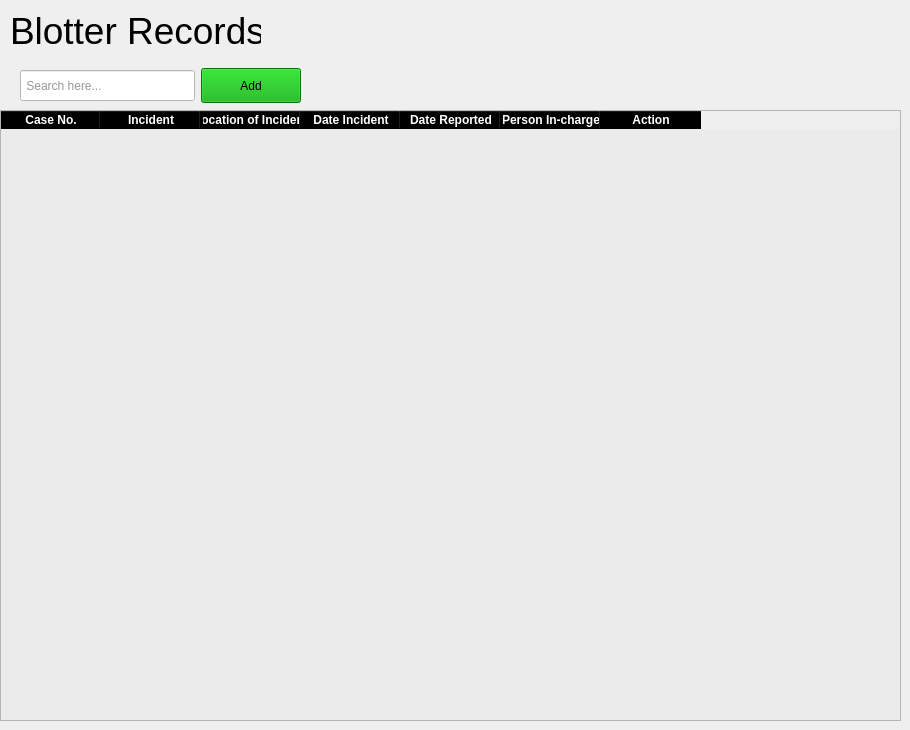
          <widget class="QWidget" name="page_6">
           <widget class="QLabel" name="label_14">
            <property name="geometry">
             <rect>
              <x>10</x>
              <y>10</y>
              <width>251</width>
              <height>41</height>
             </rect>
            </property>
            <property name="font">
             <font>
              <pointsize>28</pointsize>
             </font>
            </property>
            <property name="styleSheet">
             <string notr="true">color: rgb(0, 0, 0);</string>
            </property>
            <property name="text">
             <string>Blotter Records</string>
            </property>
           </widget>
           <widget class="QTableWidget" name="blotter_table">
            <property name="geometry">
             <rect>
              <x>0</x>
              <y>110</y>
              <width>901</width>
              <height>611</height>
             </rect>
            </property>
            <property name="styleSheet">
             <string notr="true">QTableWidget{background-color: rgb(235, 235, 235);}

QHeaderView::section{

 font-weight:bold;
 background-color:black;
 color:white;

}

</string>
            </property>
            <column>
             <property name="text">
              <string>Case No.</string>
             </property>
            </column>
            <column>
             <property name="text">
              <string>Incident</string>
             </property>
            </column>
            <column>
             <property name="text">
              <string>Location of Incident</string>
             </property>
            </column>
            <column>
             <property name="text">
              <string>Date Incident</string>
             </property>
            </column>
            <column>
             <property name="text">
              <string>Date Reported</string>
             </property>
            </column>
            <column>
             <property name="text">
              <string>Person In-charge</string>
             </property>
            </column>
            <column>
             <property name="text">
              <string>Action</string>
             </property>
            </column>
           </widget>
           <widget class="QWidget" name="">
            <property name="geometry">
             <rect>
              <x>20</x>
              <y>60</y>
              <width>281</width>
              <height>51</height>
             </rect>
            </property>
            <layout class="QHBoxLayout" name="horizontalLayout_6">
             <item>
              <widget class="QLineEdit" name="search_blotter">
               <property name="minimumSize">
                <size>
                 <width>0</width>
                 <height>31</height>
                </size>
               </property>
               <property name="maximumSize">
                <size>
                 <width>16777215</width>
                 <height>31</height>
                </size>
               </property>
               <property name="styleSheet">
                <string notr="true">background-color: rgb(255, 255, 255);
color: rgb(48, 48, 48);</string>
               </property>
               <property name="placeholderText">
                <string> Search here...</string>
               </property>
              </widget>
             </item>
             <item>
              <widget class="QPushButton" name="add_case">
               <property name="minimumSize">
                <size>
                 <width>100</width>
                 <height>35</height>
                </size>
               </property>
               <property name="styleSheet">
                <string notr="true">color: rgb(0, 0, 0);
background-color: rgb(0, 170, 0);</string>
               </property>
               <property name="text">
                <string>Add</string>
               </property>
              </widget>
             </item>
            </layout>
           </widget>
          </widget>
